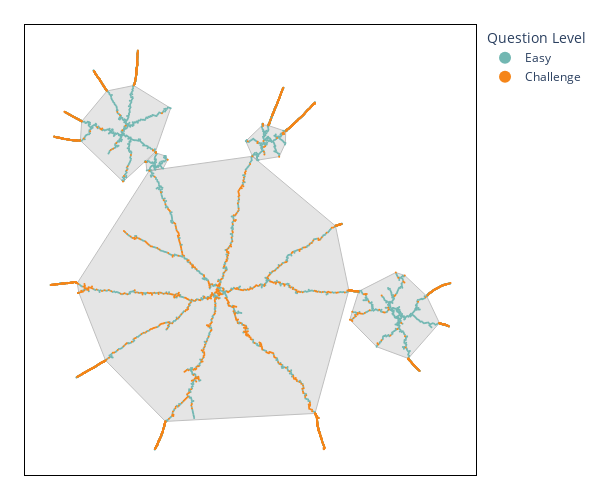

Write notebook code for a chart like this one.
### Code cell
colors_level = [px.colors.qualitative.T10[3],
                px.colors.qualitative.T10[1]
                ]

fig = plot_projections_discrete_feature(proj_hier_llm,
                                        df_questions,
                                        colors=colors_level,
                                        legend_title='Question Level',
                                        column_color = 'Level',
                                        #low_opacity=True,
                                        hiertopomap=hiertopomap_llm)
fig.update_layout(height=500,width=600)
fig.write_image("Projection-Level-5Comps.png", scale=3)
fig.show()

### Figure 1 — Plotly figure (JSON) as saved in the notebook; plotly's stock layout.template omitted (floating-point values rounded to 4 significant figures; data arrays with more than 128 entries replaced by an {"elided": "..."} marker saying what was removed)
{"data": [{"fill": "toself", "fillcolor": "#CCCCCC", "legendgroup": "Components", "line": {"color": "#808080", "width": 1}, "marker": {"size": 1}, "name": "Components", "opacity": 0.5, "showlegend": false, "text": "Component 0", "type": "scatter", "x": [-20100.0, 4331.0, 65450.0, 79250.0, 73820.0, 39840.0, -2218.0, -31690.0, -31000.0, -20100.0], "y": [36090.0, 11380.0, 14610.0, 64510.0, 90540.0, 118700.0, 112900.0, 67340.0, 63480.0, 36090.0]}, {"fill": "toself", "fillcolor": "#CCCCCC", "legendgroup": "Components", "line": {"color": "#808080", "width": 1}, "marker": {"size": 1}, "name": "Components", "opacity": 0.5, "showlegend": false, "text": "Component 2", "type": "scatter", "x": [103600.0, 116300.0, 111100.0, 102100.0, 98450.0, 83800.0, 83310.0, 80660.0, 79720.0, 90610.0, 103600.0], "y": [36880.0, 51250.0, 62140.0, 70490.0, 71670.0, 64330.0, 64050.0, 55760.0, 52560.0, 41630.0, 36880.0]}, {"fill": "toself", "fillcolor": "#CCCCCC", "legendgroup": "Components", "line": {"color": "#808080", "width": 1}, "marker": {"size": 1}, "name": "Components", "opacity": 0.5, "showlegend": false, "text": "Component 1", "type": "scatter", "x": [-30380.0, -12990.0, -12640.0, 244.7, 6476.0, -8593.0, -19510.0, -29870.0, -30380.0], "y": [125100.0, 108600.0, 108800.0, 120500.0, 138200.0, 147400.0, 145200.0, 132900.0, 125100.0]}, {"fill": "toself", "fillcolor": "#CCCCCC", "legendgroup": "Components", "line": {"color": "#808080", "width": 1}, "marker": {"size": 1}, "name": "Components", "opacity": 0.5, "showlegend": false, "text": "Component 3", "type": "scatter", "x": [37180.0, 39880.0, 41860.0, 42390.0, 50830.0, 53170.0, 53380.0, 53480.0, 46400.0, 44150.0, 37560.0, 37180.0], "y": [124900.0, 118800.0, 117200.0, 117300.0, 118600.0, 123600.0, 124100.0, 128900.0, 131200.0, 131500.0, 125300.0, 124900.0]}, {"fill": "toself", "fillcolor": "#CCCCCC", "legendgroup": "Components", "line": {"color": "#808080", "width": 1}, "marker": {"size": 1}, "name": "Components", "opacity": 0.5, "showlegend": false, "text": "Component 4", "type": "scatter", "x": [449.1, -3617.0, -3256.0, -2223.0, 225.3, 3408.0, 5278.0, 4493.0, 449.1], "y": [120100.0, 116500.0, 113000.0, 113000.0, 113300.0, 113800.0, 117400.0, 118800.0, 120100.0]}, {"customdata": {"elided": "4426 int values"}, "marker": {"color": "#72B7B2", "size": 2}, "mode": "markers", "name": "Easy", "opacity": 1, "showlegend": true, "type": "scatter", "x": {"elided": "4426 float values"}, "y": {"elided": "4426 float values"}}, {"customdata": {"elided": "2246 int values"}, "marker": {"color": "#F58518", "size": 2}, "mode": "markers", "name": "Challenge", "opacity": 1, "showlegend": true, "type": "scatter", "x": {"elided": "2246 float values"}, "y": {"elided": "2246 float values"}}], "layout": {"height": 500, "legend": {"itemsizing": "constant", "title": {"text": "Question Level"}}, "margin": {"b": 25, "l": 25, "r": 25, "t": 25}, "plot_bgcolor": "white", "width": 600, "xaxis": {"linecolor": "black", "linewidth": 1, "mirror": true, "showline": true, "showticklabels": false}, "yaxis": {"linecolor": "black", "linewidth": 1, "mirror": true, "showline": true, "showticklabels": false}}}
